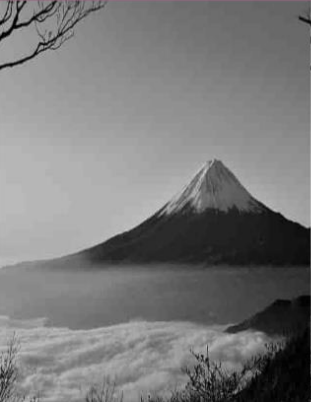
#> input picture gunung.png, 311 x 402 px
$ python 'Histogram Equalisation.py'
#> lines starting #> are read from the running program, lines starting #| are printed output that depends on the picture
import cv2
import numpy as np
from matplotlib import pyplot as plt
img = cv2.imread('gunung.png',0)
#> img: shape (402, 311); min 0, max 203, mean 122
equ = cv2.equalizeHist(img)
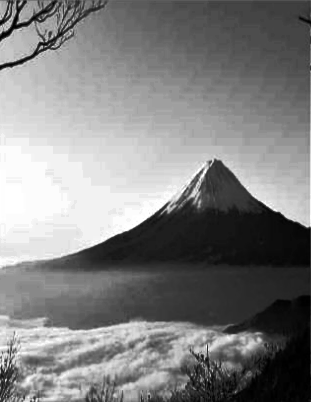
#> equ: shape (402, 311); min 0, max 255, mean 128.8

hist_full = cv2.calcHist([equ],[0],None,[256],[0,256])
#> hist_full = 256 values, max 4562 at index 242, min 0 at index 10, mean 488.4
hist_full2 = cv2.calcHist([img],[0],None,[256],[0,256])
#> hist_full2 = 256 values, max 4562 at index 178, min 0 at index 197, mean 488.4

plt.subplot(221), plt.imshow(equ, 'gray')
plt.subplot(222), plt.plot(hist_full)
plt.subplot(223), plt.imshow(img, 'gray')
plt.subplot(224), plt.plot(hist_full2)

plt.xlim([0,256])

plt.show()
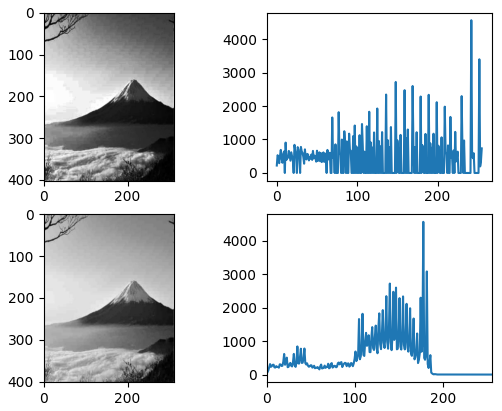
#> figure drawn by matplotlib, 4 panels; panel 2: curve peaks at x = 242, y = 4562; panel 4: curve peaks at x = 178, y = 4562
cv2.waitKey(0)
cv2.destroyAllWindows()

$ run again, with 1.jpg saved as gunung.png
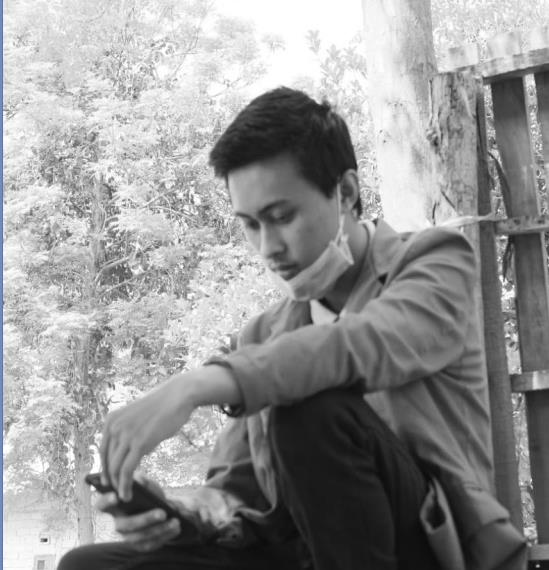
#> input picture 1.jpg, 549 x 570 px
#> `equ = cv2.equalizeHist(img)`:
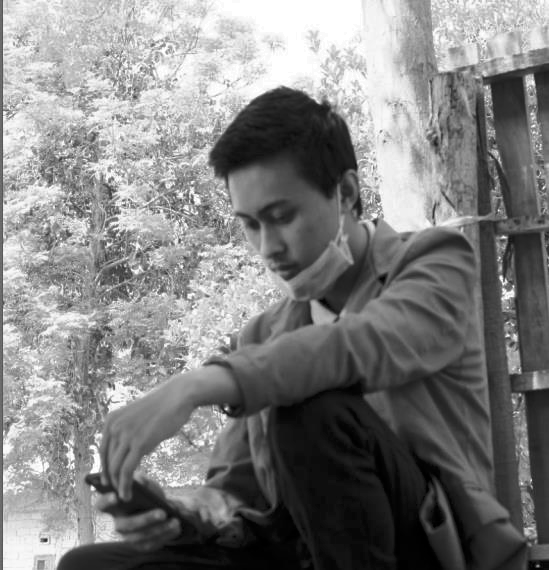
#> equ: shape (570, 549); min 0, max 255, mean 128.1
#> hist_full = 256 values, max 6144 at index 255, min 0 at index 8, mean 1222.4
#> hist_full2 = 256 values, max 6144 at index 255, min 0 at index 0, mean 1222.4
#> `plt.show()`:
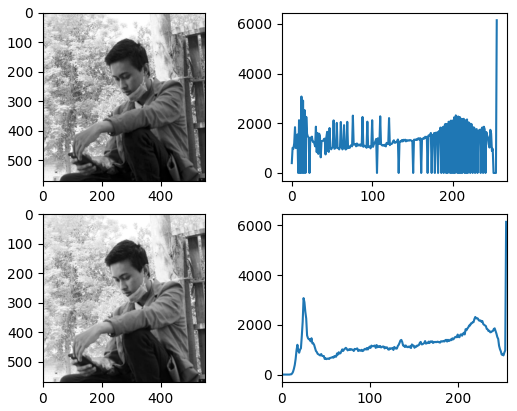
#> figure drawn by matplotlib, 4 panels; panel 2: curve peaks at x = 255, y = 6144; panel 4: curve peaks at x = 255, y = 6144
